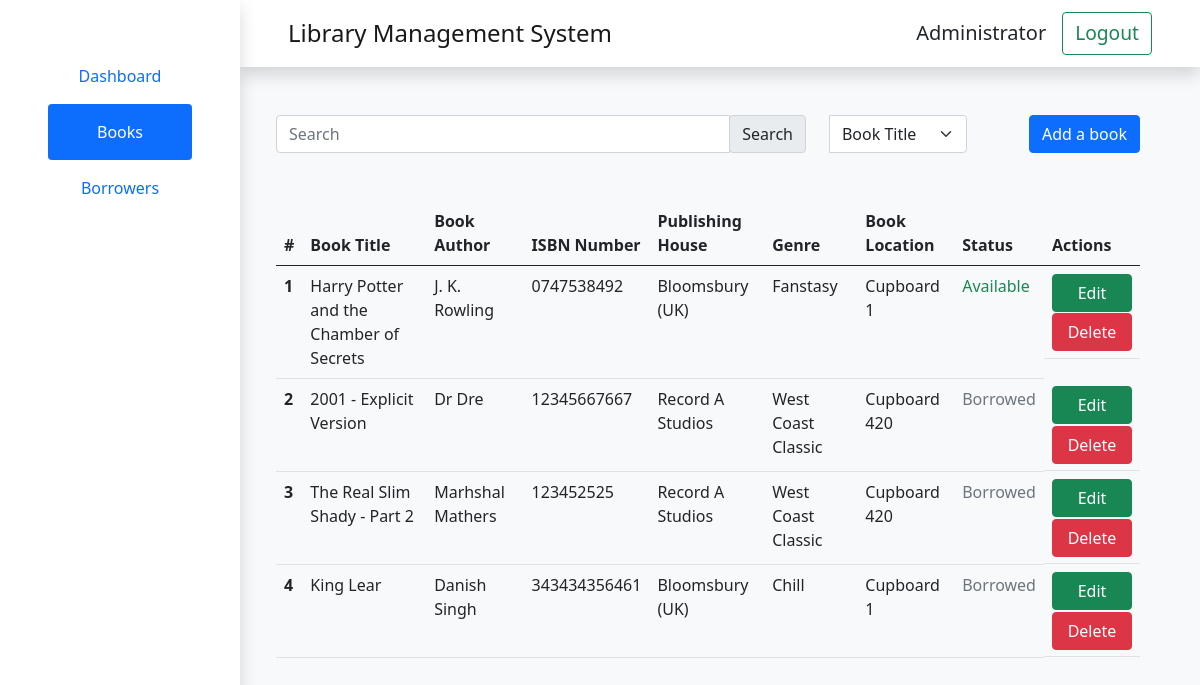
Before: /lib_man/librarian/books (signed in) with the older database file.
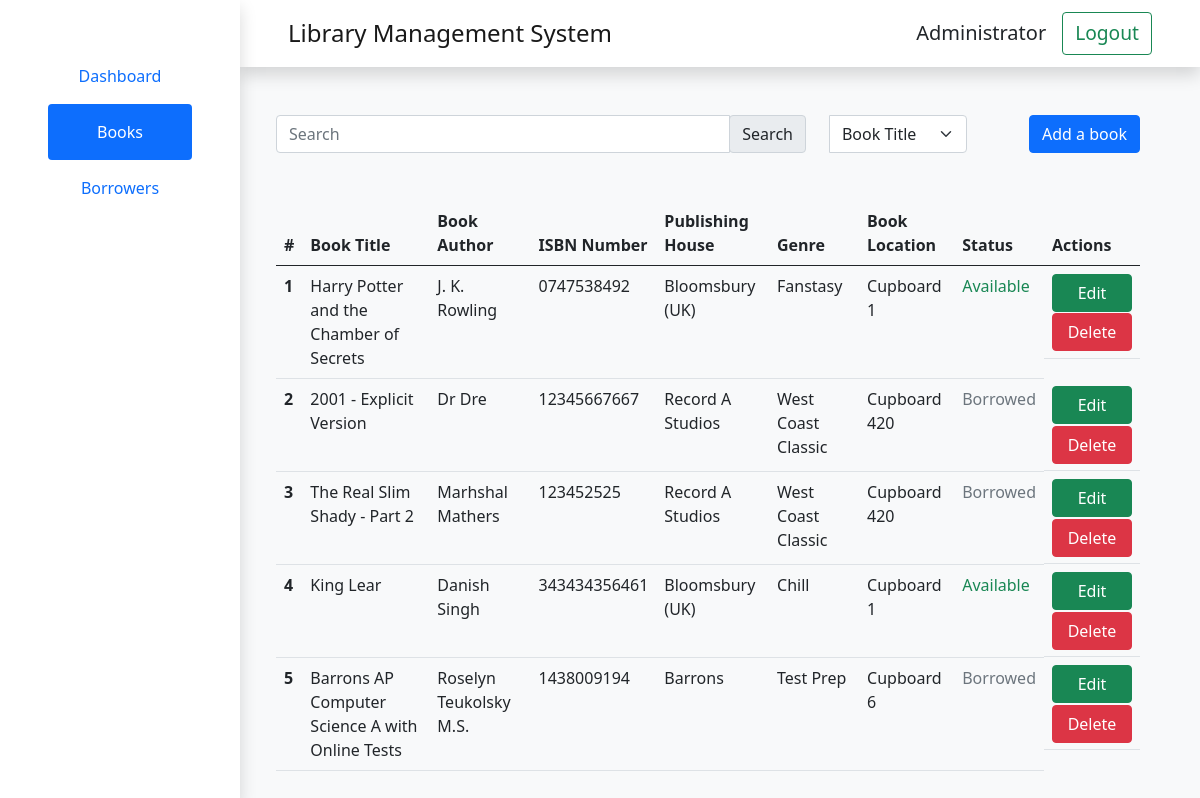
After: the same page with the newer database file.
### lib_man/models.py (models this page shows, shortened)
class Book(models.Model):
    title = models.CharField(max_length=50)
    author = models.CharField(max_length=50)
    isbn = models.CharField(max_length=13)
    publisher = models.CharField(max_length=50)
    genre = models.CharField(max_length=50)
    book_location = models.CharField(max_length=50)
    status_borrowed = models.BooleanField(default=False)

### lib_man/views.py (the view, shortened to what this page needs)
# urls.py: path('librarian/books', views.books, name="books"),
@login_required(login_url='login')
def books(request):
    context = {}
    if not request.GET:
        context = {
            'books': Book.objects.all(),
            'edit_book_form': EditBookForm(),
            'add_book_form': AddBookForm(),
            'delete_book_form': DeleteBookForm(),
            'search_books_form': SearchBooksForm()
        }
    return render(request, 'lib_man/portalPages/books.html', context)

### lib_man/templates/lib_man/portalPages/books.html (shortened to what this page needs)
{% extends 'lib_man/components/portal.html' %}
{% block portal %}
<form action='{% url "search_books" %}' method="POST">
    <div class="d-inline-flex w-100 mb-5 pe-10 justify-content-between">
        <div class="input-group" style="width: 80%;">
            {{ search_books_form.keyword }}
            <div class="input-group-append me-4">
                <input type="submit" class="input-group-text" id="basic-addon2"value="Search">
            </div>
            {{ search_books_form.search_by }}
        </div>
        <button type="button" class="btn btn-primary" data-bs-toggle="modal" data-bs-target="#addBook">Add a book</button>
    </div>
</form>
<table class="table">
    <thead>
        <tr>
            <th scope="col">#</th>
            <th scope="col">Book Title</th>
            <th scope="col">Book Author</th>
            <th scope="col">ISBN Number</th>
            <th scope="col">Publishing House</th>
            <th scope="col">Genre</th>
            <th scope="col">Book Location</th>
            <th scope="col">Status</th>
            <th scope="col">Actions</th>
        </tr>
    </thead>
    <tbody>
        {% for book in books %}
        <tr>
            <th>{{ forloop.counter }}</th>
            <td id="title{{ forloop.counter }}">{{ book.title }}</td>
            <td id="author{{ forloop.counter }}">{{ book.author }}</td>
            <td id="isbnNo{{ forloop.counter }}">{{ book.isbn }}</td>
            <td id="pubHouse{{ forloop.counter }}">{{ book.publisher }}</td>
            <td id="genre{{ forloop.counter }}">{{ book.genre }}</td>
            <td id="bookLocation{{ forloop.counter }}">{{ book.book_location }}</td>
            <td id="statusBorrowed{{ forloop.counter }}">
                {% if book.status_borrowed == True %}
                <span class="text-secondary">
                    Borrowed
                </span>
                {% else %}
                <span class="text-success">
                    Available
                </span>
                {% endif %}
            </td>
            {% autoescape on %}
            <td style=" display: grid; grid-template-rows: repeat(2, 50%); grid-gap: 2%;">
                <button type="button" class="btn btn-success" data-bs-toggle="modal"
                    data-bs-target="#editBook"
                    onclick="editBookHandler('{{ forloop.counter }}', '{{ book.pk }}')">Edit</button>
                <button type="button" class="btn btn-danger"data-bs-toggle="modal"
                    data-bs-target="#deleteBook"
                    onclick="deleteBookHandler('{{ forloop.counter }}', '{{ book.pk }}')">Delete</button>
            </td>
            {% endautoescape %}
        </tr>
        {% endfor %}
    </tbody>
</table>
{% endblock %}

Changed rows visible on the page:
changed Book "King Lear": status_borrowed "Borrowed" → "Available"
added Book: title "Barrons AP Computer Science A with Online Tests", author "Roselyn Teukolsky M.S.", isbn "1438009194", publisher "Barrons", genre "Test Prep", book_location "Cupboard 6", status_borrowed "Borrowed"
